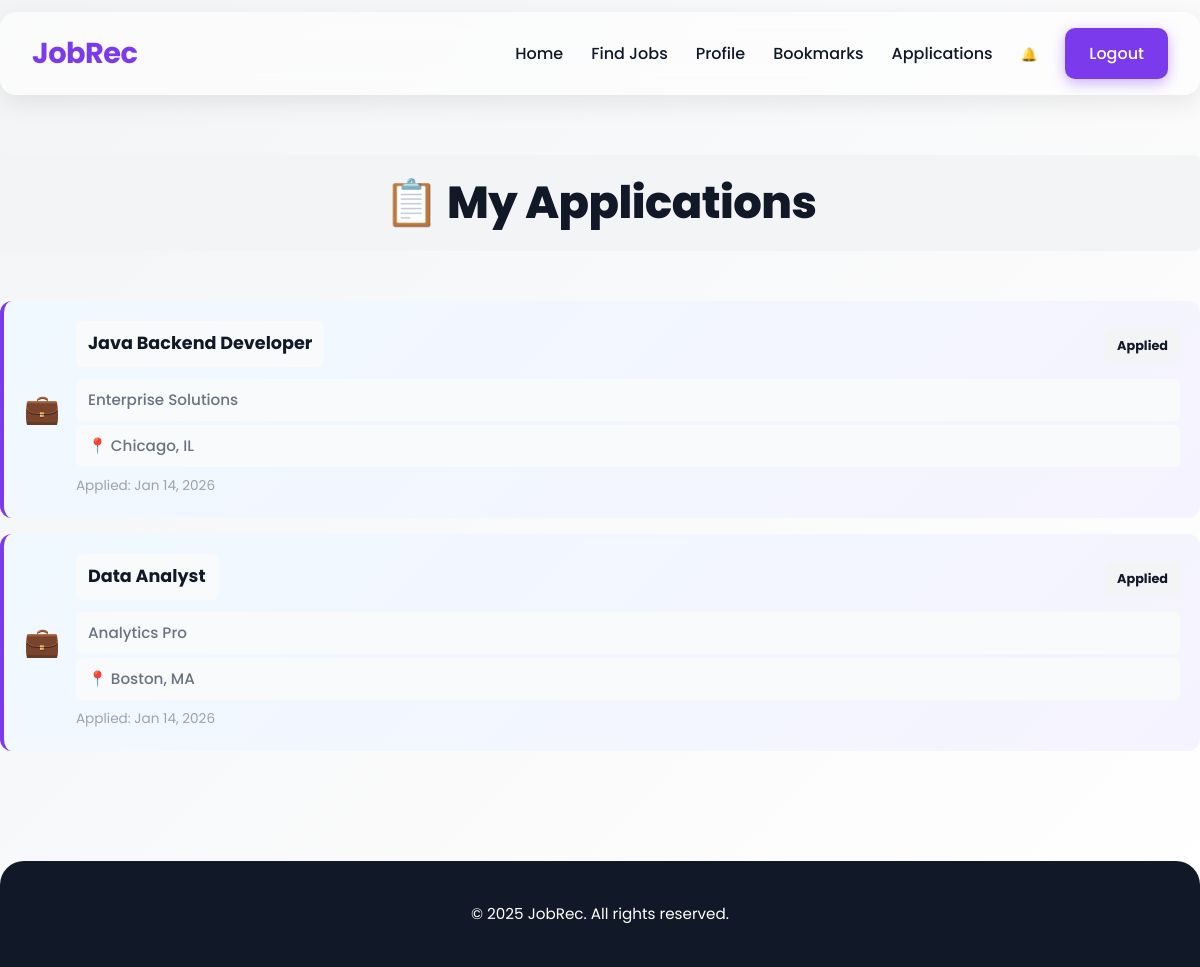
/applications/ (signed in), run on the app's committed database.
### accounts/models.py (models this page shows, shortened)
class Application(models.Model):
    STATUS_CHOICES = [
        ("applied", "Applied"),
        ("review", "In Review"),
        ("interview", "Interview"),
        ("rejected", "Rejected"),
        ("accepted", "Accepted"),
    ]
    user = models.ForeignKey(User, on_delete=models.CASCADE, related_name="applications")
    job = models.ForeignKey(Job, on_delete=models.CASCADE, related_name="applications")
    status = models.CharField(max_length=20, choices=STATUS_CHOICES, default="applied")
    applied_at = models.DateTimeField(auto_now_add=True)
    class Meta:
        unique_together = ("user", "job")

### jobAccess/models.py (models this page shows, shortened)
class Job(models.Model):
    JOB_TYPE_CHOICES = [
        ('Full-time', 'Full-time'),
        ('Part-time', 'Part-time'),
        ('Contract', 'Contract'),
        ('Internship', 'Internship'),
    ]
    title = models.CharField(max_length=200)
    company_name = models.CharField(max_length=200)
    location = models.CharField(max_length=200)
    description = models.TextField()
    job_type = models.CharField(max_length=20, choices=JOB_TYPE_CHOICES)
    category = models.ForeignKey(JobCategory, on_delete=models.SET_NULL, null=True, blank=True, related_name='jobs')
    posted_date = models.DateTimeField(auto_now_add=True)
    is_active = models.BooleanField(default=True)  # Status of the job posting
    salary_min = models.IntegerField(null=True, blank=True)  # Minimum salary
    salary_max = models.IntegerField(null=True, blank=True)  # Maximum salary
    required_skills = models.ManyToManyField(Skill, related_name='jobs')

### myproject/views.py (the view)
# urls.py: path('applications/', views.applications_page, name='applications'),
@login_required
def applications_page(request):
    applications = Application.objects.filter(user=request.user).select_related('job').order_by('-applied_at')
    return render(request, 'applications.html', {
        'user': request.user,
        'applications': applications,
    })

### templates/applications.html (shortened to what this page needs)
<!DOCTYPE html>
{% load static %}
<html lang="en">
<head>
  <link rel="stylesheet" href="/static/css/style.css">
  <link rel="stylesheet" href="/static/css/visibility-improvements.css">
</head>
<body>
  <nav class="navbar">
    <div class="container navbar-content">
      <a href="{% url 'index' %}" class="logo">JobRec</a>
      <ul class="nav-links">
        <li><a href="{% url 'index' %}">Home</a></li>
        <li><a href="{% url 'jobs' %}">Find Jobs</a></li>
        <li><a href="{% url 'user_profile' %}">Profile</a></li>
        <li><a href="{% url 'bookmarks' %}">Bookmarks</a></li>
        <li><a href="{% url 'applications' %}">Applications</a></li>
        <li>
          <button class="notification-icon" id="notificationBtn" data-action="open-notifications" title="Notifications" aria-label="Open notifications" style="background: none; border: none; cursor: pointer; padding: 0;">
            <span aria-hidden="true">🔔</span>
          </button>
        </li>
        <li><a href="{% url 'logout' %}" class="btn btn-primary">Logout</a></li>
      </ul>
    </div>
  </nav>
  <main class="container page-content">
    <h1 class="page-title">📋 My Applications</h1>
    <div id="applicationsList" class="list-container">
      {% for a in applications %}
      <div class="list-item application-card">
        <div class="list-item-icon">💼</div>
        <div class="list-item-content">
          <div class="app-header">
            <strong>{{ a.job.title }}</strong>
            <span class="app-status app-status-{{ a.status }}">{{ a.status|title }}</span>
          </div>
          <p class="app-company">{{ a.job.company_name }}</p>
          <p class="app-location">📍 {{ a.job.location }}</p>
          <small class="app-date">Applied: {{ a.applied_at|date:'M d, Y' }}</small>
        </div>
      </div>
      {% empty %}
      <p class="empty-message">No applications yet. Start applying to jobs!</p>
      {% endfor %}
    </div>
  </main>
  <footer class="footer">
    <div class="container">
      <p>&copy; 2025 JobRec. All rights reserved.</p>
    </div>
  </footer>
</body>
</html>

### static/css/style.css (style rules this page uses)
:root { --primary-color: #7c3aed; --secondary-color: #a78bfa; --dark-color: #111827; --light-color: #f9fafb; --gray-color: #6b7280; --success-color: #10b981; --font-family: "Poppins", sans-serif; --border-radius: 16px; --transition: all 0.3s ease; --box-shadow: 0 8px 24px rgba(0, 0, 0, 0.08); --glass-bg: rgba(255, 255, 255, 0.6); --glass-blur: blur(12px); }
* { box-sizing: border-box; margin: 0; padding: 0; }
body { font-family: var(--font-family); line-height: 1.7; background: linear-gradient(135deg, #f3f4f6, #ffffff); color: var(--dark-color); -webkit-font-smoothing: antialiased; }
.container { max-width: 1200px; margin: 0 auto; padding: 0 24px; }
.navbar { background: var(--glass-bg); backdrop-filter: var(--glass-blur); -webkit-backdrop-filter: var(--glass-blur); padding: 1rem 0.5rem; border-radius: var(--border-radius); margin-top: 12px; position: sticky; top: 12px; z-index: 1000; box-shadow: var(--box-shadow); }
.navbar .container { display: flex; justify-content: space-between; align-items: center; }
.logo { font-size: 1.8rem; font-weight: 700; color: var(--primary-color); text-decoration: none; letter-spacing: -0.5px; }
.nav-links { list-style: none; display: flex; align-items: center; }
.nav-links li { margin-left: 28px; }
.nav-links a { text-decoration: none; color: var(--dark-color); font-weight: 500; transition: var(--transition); position: relative; }
.nav-links a::after { content: ""; position: absolute; left: 0; bottom: -4px; width: 0%; height: 2px; background: var(--primary-color); transition: width 0.3s ease; }
.btn { padding: 12px 24px; border-radius: 10px; text-decoration: none; font-weight: 600; cursor: pointer; border: none; transition: var(--transition); display: inline-block; }
.btn-primary { background: var(--primary-color); color: var(--dark-color); box-shadow: 0 4px 14px rgba(124, 58, 237, 0.4); }
.page-content { padding: 60px 0; }
.section-title, .page-title { text-align: center; font-size: 2.8rem; margin-bottom: 50px; color: var(--dark-color); font-weight: 800; letter-spacing: -0.5px; }
.footer { background: var(--dark-color); color: #fff; text-align: center; padding: 2.5rem 1rem; margin-top: 50px; border-radius: 24px 24px 0 0; font-size: 0.95rem; }
.notification-icon { position: relative; display: inline-flex !important; align-items: center; gap: 0.5rem !important; }
.list-container { display: flex; flex-direction: column; gap: 1rem; }
.list-item { display: flex; gap: 1rem; padding: 1.25rem; background: #f9fafb; border-radius: 12px; border-left: 4px solid var(--primary-color); transition: var(--transition); }
.list-item-icon { font-size: 1.8rem; display: flex; align-items: center; justify-content: center; flex-shrink: 0; }
.list-item-content { flex: 1; }
.list-item-content strong { display: block; font-size: 1rem; color: var(--dark-color); margin-bottom: 0.25rem; }
.list-item-content p { margin: 0.25rem 0; color: var(--gray-color); font-size: 0.9rem; }
.list-item-content small { color: #9ca3af; font-size: 0.85rem; }
.navbar-content { display: flex; justify-content: space-between; align-items: center; }
.application-card { background: linear-gradient(135deg, #f0f9ff, #f5f3ff); border-left: 4px solid var(--primary-color); transition: all 0.3s ease; }
.app-header { display: flex; justify-content: space-between; align-items: center; margin-bottom: 0.5rem; gap: 1rem; flex-wrap: wrap; }
.app-header strong { font-size: 1.1rem; color: var(--dark-color); }
.app-status { padding: 0.35rem 0.85rem; border-radius: 20px; font-size: 0.8rem; font-weight: 600; white-space: nowrap; }
.app-company { color: var(--primary-color); font-weight: 600; margin: 0.4rem 0; }
.app-location { color: var(--gray-color); margin: 0.4rem 0; font-size: 0.95rem; }
.app-date { color: #9ca3af; font-size: 0.9rem; }

### data on the page
Application: job "Java Backend Developer", status "Applied", job.company_name "Enterprise Solutions", job.location "Chicago, IL", applied_at "Jan 14, 2026"
Application: job "Data Analyst", status "Applied", job.company_name "Analytics Pro", job.location "Boston, MA", applied_at "Jan 14, 2026"
